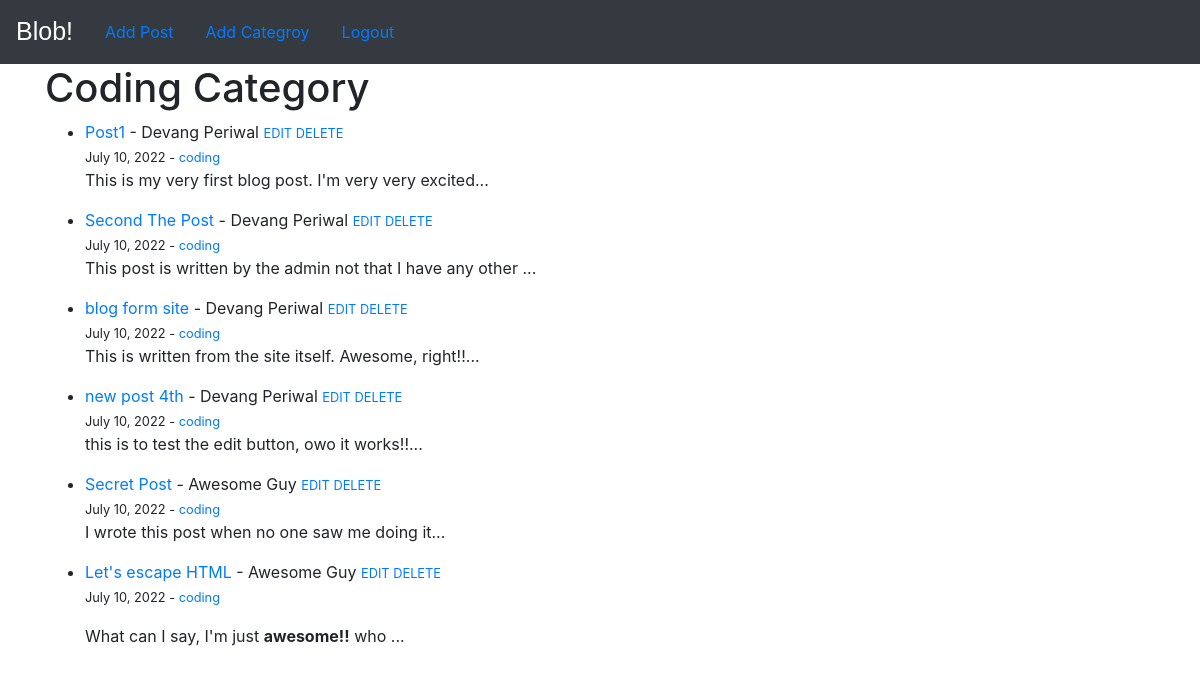
Page /category/coding/ (signed in) on the committed database.
### blob/models.py (models this page shows, shortened)
class Post(models.Model):
    title = models.CharField(max_length=255)
    author = models.ForeignKey(User, on_delete=models.CASCADE)
    body = models.TextField()
    post_date = models.DateField(auto_now_add=True)
    category = models.CharField(max_length=255, default='coding')

### blob/views.py (the view)
# urls.py: path('category/<str:cats>/', CategoryView, name='category'),
def CategoryView(request, cats):
    category_posts = Post.objects.filter(category=cats.replace('-',' '))
    return render(request, 'categories.html', {'cats': cats.title().replace('-', ' '), 'category_posts': category_posts})

### templates/categories.html (shortened to what this page needs)
{% extends 'base.html' %}
{% block content %}
{% if category_posts %}
    <h1> {{cats}} Category </h1>
<ul>
    {% for post in category_posts %}
    <li>
        <a href="{% url 'article-detail' post.pk %}">{{post.title}}</a> - {{post.author.first_name}}
        {{post.author.last_name}}
        {% if user.is_authenticated %}<small><a href="{% url 'update' post.pk %}">EDIT</a> <a
                href="{% url 'delete' post.pk %}">DELETE</a></small>{% endif %}
        <br> <small> {{post.post_date}} - <a href="{% url 'category' post.category %}">{{post.category}}</a></small>
        <p>
            {{post.body|slice:":60"|safe}}...
        </p>
    </li>
    {% endfor %}
</ul>
{%else %}
<h2> This page does not exist</h3>
{% endif %}
{% endblock %}

### rows in the picture
Post: title "Post1", author.first_name "Devang", author.last_name "Periwal", post_date "July 10, 2022", category "coding", body "This is my very first blog post. I'm very very excited"
Post: title "Second The Post", author.first_name "Devang", author.last_name "Periwal", post_date "July 10, 2022", category "coding", body "This post is written by the admin not that I have any other"
Post: title "blog form site", author.first_name "Devang", author.last_name "Periwal", post_date "July 10, 2022", category "coding", body "This is written from the site itself. Awesome, right!!"
Post: title "new post 4th", author.first_name "Devang", author.last_name "Periwal", post_date "July 10, 2022", category "coding", body "this is to test the edit button, owo it works!!"
Post: title "Secret Post", author.first_name "Awesome", author.last_name "Guy", post_date "July 10, 2022", category "coding", body "I wrote this post when no one saw me doing it"
Post: title "Let's escape HTML", author.first_name "Awesome", author.last_name "Guy", post_date "July 10, 2022", category "coding", body "What can I say, I'm just awesome!! who"

### other values in the picture
{{ cats }} "Coding"
